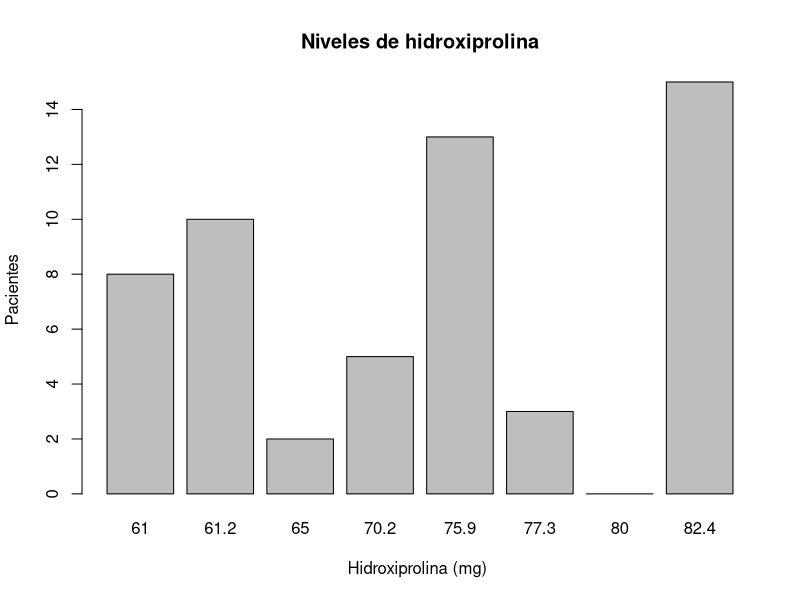
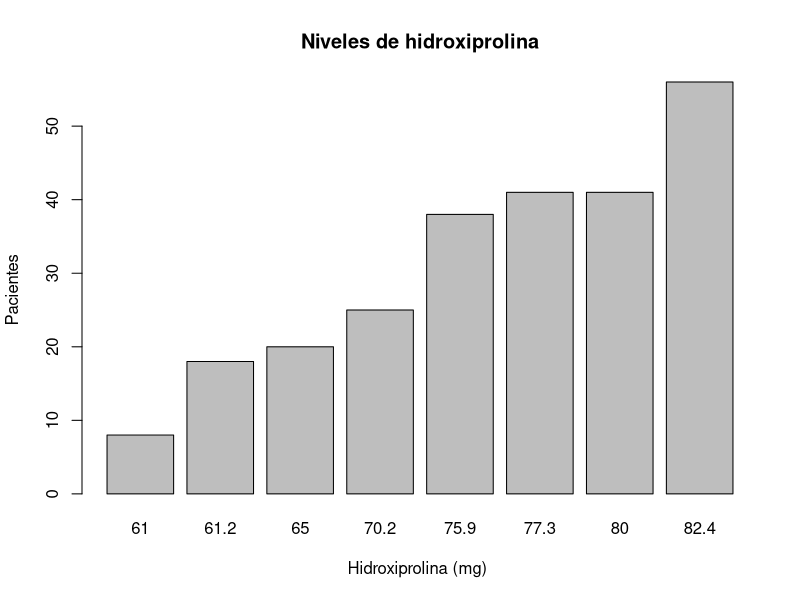
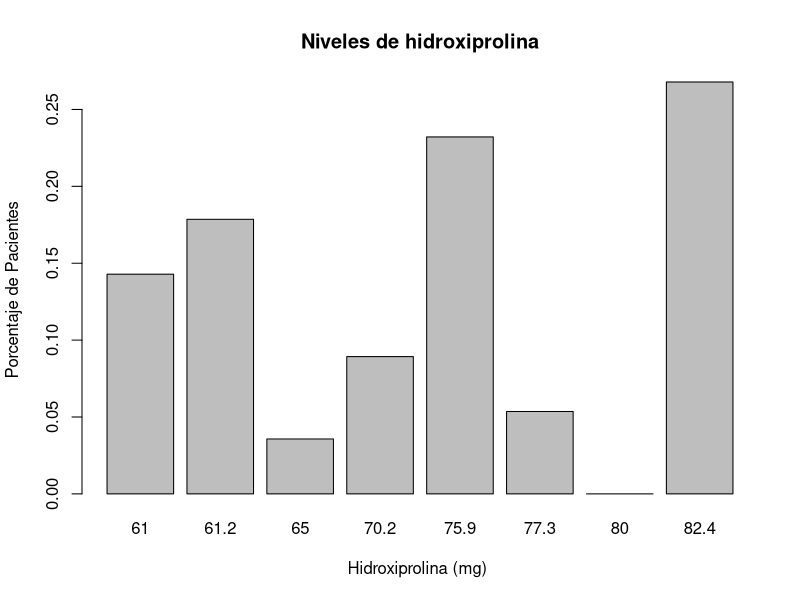
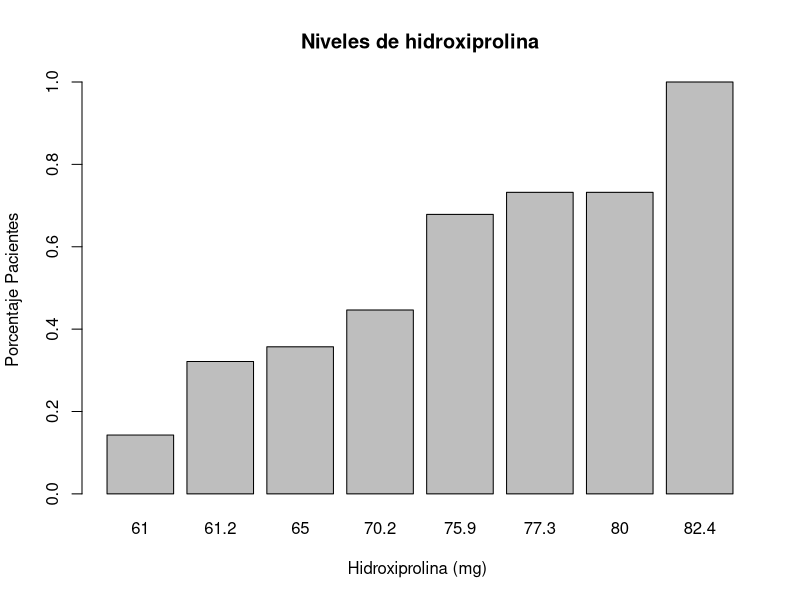
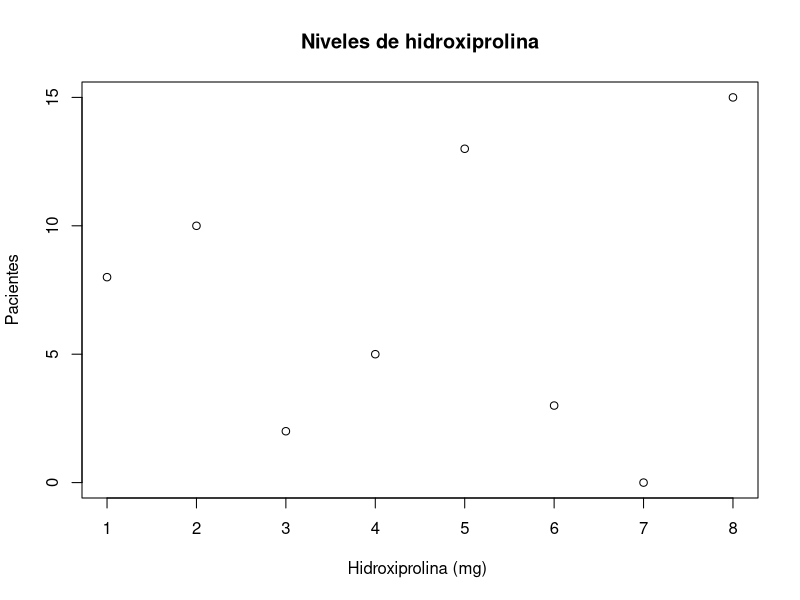

Write R code to recreate these figures, in order.
#a<- c(77.3,61.2,82.4,75.9,61,70.2,65,80)
a<-c(77.3,61.2,82.4,75.9,61,70.2,65,80)
b <- c(3,10,15,13,8,5,2,0)

data<-cbind(a,b)

data = data[order(data[,1]),];

a<-data[,1]
b<-data[,2]


#tabla de frecuencias
x<-a
absoluta<-b
absoluta_acumulada <- cumsum(b)
frecuencia_relativa<-b/sum(b)
relativa_acumulada <- cumsum(b/sum(b))
cbind(x,absoluta,absoluta_acumulada,frecuencia_relativa, relativa_acumulada)


#diagrama de barras para frecuencuas absoluta, relativa y acumulada

barplot(absoluta,cex.names=1,names.arg=a,xlab="Hidroxiprolina (mg) ",ylab="Pacientes",main="Niveles de hidroxiprolina")
barplot(absoluta_acumulada,cex.names=1,names.arg=a,xlab="Hidroxiprolina (mg) ",ylab="Pacientes",main="Niveles de hidroxiprolina")
barplot(frecuencia_relativa,cex.names=1,names.arg=a,xlab="Hidroxiprolina (mg) ",ylab="Porcentaje de Pacientes",main="Niveles de hidroxiprolina")
barplot(relativa_acumulada,cex.names=1,names.arg=a,xlab="Hidroxiprolina (mg) ",ylab="Porcentaje Pacientes",main="Niveles de hidroxiprolina")



# medidas de tendencia central
summary(b)

#medidas de desviacion

sd(b)
var(b)

#creo un vector para calcular las medidas de tendencia con todos los valores
datos<-vector()

for (i in 1:length(a)){
  datos<-c(datos,rep(a[i],b[i]))
}
  
datos
# medidas de tendencia con metros
summary(datos)
#desviacion con metros
sd(datos)
var(datos)

  
#grafico de dispersion

plot(b,xlab="Hidroxiprolina (mg) ",ylab="Pacientes",main="Niveles de hidroxiprolina")


#conclusiones


